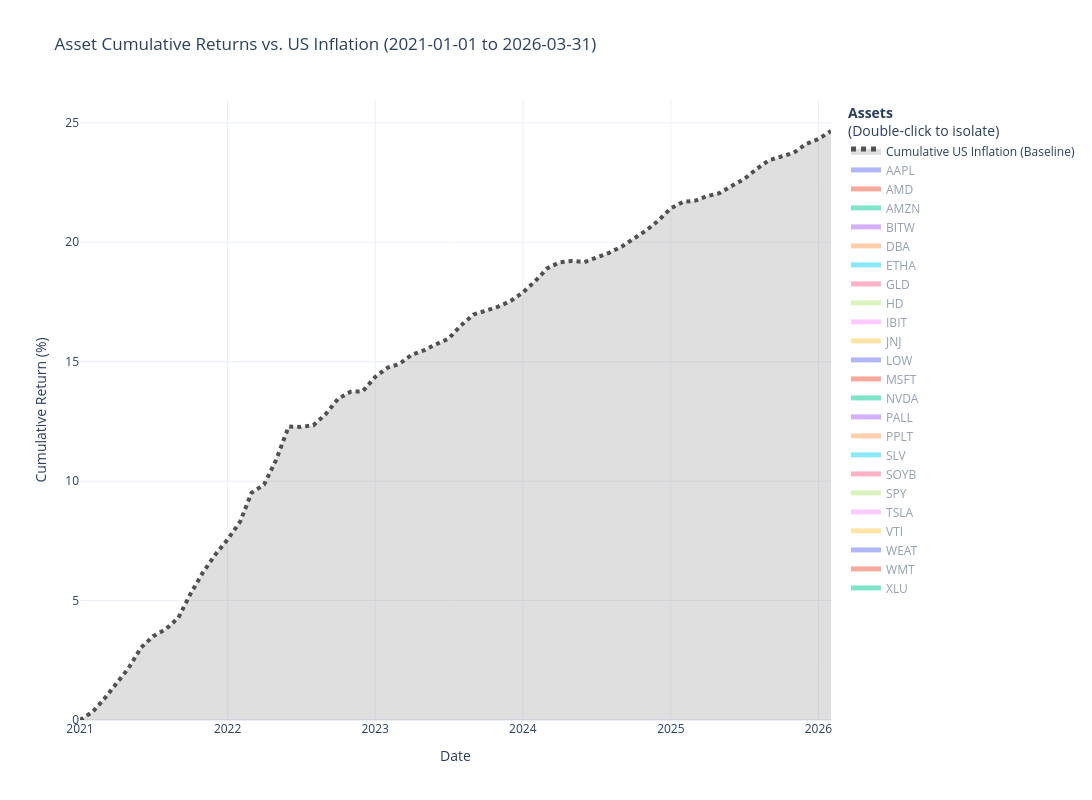

Notebook cell for this chart:
### Markdown cell above
### Visualize

### Code cell
"""
Function: calc_cumulative_return
Purpose: Calculate cumulative returns over time for each asset, starting from the first month in the dataset.
"""
def calc_cumulative_return(group):
    group = group.sort_values('Date')
    start_price = group['Close'].iloc[0]
    group['Cumulative_Return_%'] = ((group['Close'] - start_price) / start_price) * 100
    return group

# Cumulate returns for each asset
cumulative_data = monthly_data.groupby('Ticker', group_keys=False).apply(calc_cumulative_return)

# Plot
fig = px.line(
    cumulative_data,
    x='Date',
    y='Cumulative_Return_%',
    color='Ticker',
    hover_data=['Category'],
    title=f'Asset Cumulative Returns vs. US Inflation ({start_date} to {end_date})',
    labels={'Cumulative_Return_%': 'Cumulative Return (%)', 'Date': 'Date'}
)

fig.update_traces(visible='legendonly')

inflation_trace = go.Scatter(
    x=cpi_data.index,
    y=cpi_data['Cumulative_Inflation_%'],
    name='Cumulative US Inflation (Baseline)',
    fill='tozeroy',  
    mode='lines',
    line=dict(color='rgba(64, 64, 64, 0.9)', width=4, dash='dot'), 
    fillcolor='rgba(128, 128, 128, 0.25)', 
    hoverinfo='x+y+name'
)
fig.add_trace(inflation_trace)

fig.data = (fig.data[-1],) + fig.data[:-1]

fig.update_layout(
    height=800,
    width=1400,
    template="plotly_white",
    hovermode="closest",
    legend=dict(
        title="<b>Assets</b><br>(Double-click to isolate)",
        itemsizing="constant"
    )
)

fig.show()
fig.write_html("../plots/inflation_adjusted_returns.html")
